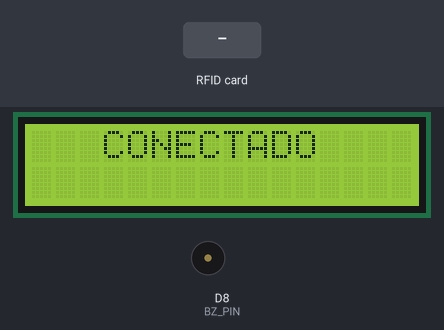
This sketch was run on a simulated ESP8266 (NodeMCU). On the bench: 16×2 character LCD, buzzer (waves = sounding). The inputs (shaded band) are chosen by the test bench. WiFi joins after 1.5 s; servers stay silent unless stated; uploads are accepted with an empty reply; what the sketch prints to the serial monitor is not drawn.

Above: at 1.8 s.
At 3.9 s:
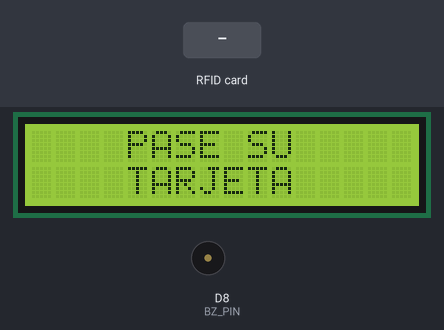
4.0 s: RFID card 16 90 90 60 held to the reader
At 4.5 s:
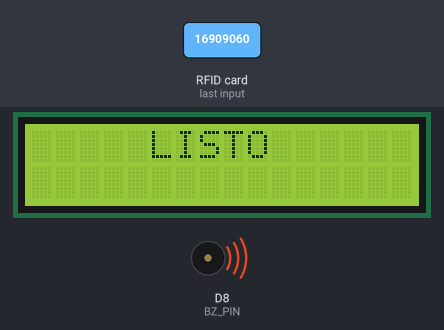
6.5 s: RFID card 5E 7A 19 C4 held to the reader
At 6.62 s:
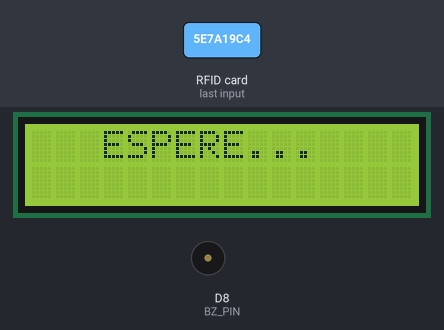
Timing chart, 0 to 9.5 s (numbered marks = the images above; inputs shaded):
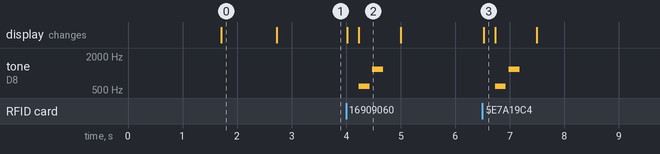

Measured:
- after the input at 4.0 s, tone on D8 (BZ_PIN): silent → 587 Hz after 0.23 s, → silent 0.20 s later, → 1174 Hz 0.05 s later, → silent 0.20 s later; the display: first changes at once (image 2 shows a later state)
- after the input at 6.5 s, tone on D8 (BZ_PIN): silent → 587 Hz after 0.23 s, → silent 0.20 s later, → 1174 Hz 0.05 s later, → silent 0.20 s later; the display: changes at once (image 3)
- what the display in image 0 shows lasts 1.0 s, from 1.7 s to 2.7 s
- what the display in image 2 shows lasts 0.8 s, from 4.2 s to 5.0 s

The sketch:

Asistencia_ESP8266.ino
```cpp
#include <SPI.h>
#include <MFRC522.h>

#include <ESP8266WiFi.h>
#include <ESP8266HTTPClient.h>

#include <LiquidCrystal_I2C.h>

//NodeMCU mapping
static const uint8_t D3   = 0;
static const uint8_t D4   = 2;
static const uint8_t D8   = 15;

constexpr uint8_t RST_PIN = D3; //RST
constexpr uint8_t SS_PIN = D4; //SDA
constexpr uint8_t BZ_PIN = D8; //Buzzer
String tag;

MFRC522 mfrc522(SS_PIN, RST_PIN);

LiquidCrystal_I2C lcd(0x27, 16, 2);

const char* ssid = "";
const char* password = "";
const char* url = "http://school-database-project.glitch.me/punchIn";
String data;

void setup() {
  Serial.begin(9600);
  pinMode(BZ_PIN, OUTPUT);
  SPI.begin();
  lcd.begin(16,2);
  lcd.init();
  mfrc522.PCD_Init();
  mfrc522.PCD_DumpVersionToSerial();
  lcd.backlight();
  lcd.setCursor(1, 0);
  lcd.print("CONECTANDO A");
  lcd.setCursor(3, 1);
  lcd.print("INTERNET");
  WiFi.begin(ssid, password);
  while (WiFi.status() != WL_CONNECTED) {
    delay(500);
  }
  lcd.clear();
  lcd.setCursor(3, 0);
  lcd.print("CONECTADO");
  delay(1000);
  lcd.clear();
  lcd.setCursor(4, 0);
  lcd.print("PASE SU");
  lcd.setCursor(4, 1);
  lcd.print("TARJETA");
  Serial.print("Looking for card...");
}

void loop() {
  if ( ! mfrc522.PICC_IsNewCardPresent())
    return;
  if ( mfrc522.PICC_ReadCardSerial()) {
    lcd.clear();
    lcd.setCursor(3, 0);
    lcd.print("ESPERE...");
    tag = String(getID());
    data = "{\"cardId\":\"" + tag + "\"}";
    Serial.println(data);
    sendInfo();
    mfrc522.PCD_StopCrypto1();
    lcd.clear();
    lcd.setCursor(5, 0);
    lcd.print("LISTO");
  }
  if(tag == "16909060"){
    tone(BZ_PIN, 587.33, 200);
    delay(250);
    tone(BZ_PIN, 587.33, 200);
    delay(250);
    tone(BZ_PIN, 1174.66, 200);
    delay(250);
    tone(BZ_PIN, 880.00, 200);
  }else{
    tone(BZ_PIN, 587.33, 200);
    delay(250);
    tone(BZ_PIN, 587.33*2, 200);
  }
  delay(500);
  lcd.clear();
  lcd.setCursor(4, 0);
  lcd.print("PASE SU");
  lcd.setCursor(4, 1);
  lcd.print("TARJETA");
}

void sendInfo() {
  WiFiClient client;
  if (WiFi.status() == WL_CONNECTED) {
    HTTPClient http;
    http.begin(client, url);
    http.addHeader("Content-Type", "application/json");
    http.POST(data);
    String content = http.getString();
    http.end();
    Serial.println(content);
  }
}

long unsigned int getID() {
  long unsigned int hex_num;
  hex_num =  mfrc522.uid.uidByte[0] << 24;
  hex_num += mfrc522.uid.uidByte[1] << 16;
  hex_num += mfrc522.uid.uidByte[2] <<  8;
  hex_num += mfrc522.uid.uidByte[3];
  mfrc522.PICC_HaltA();
  return hex_num;
}
```
